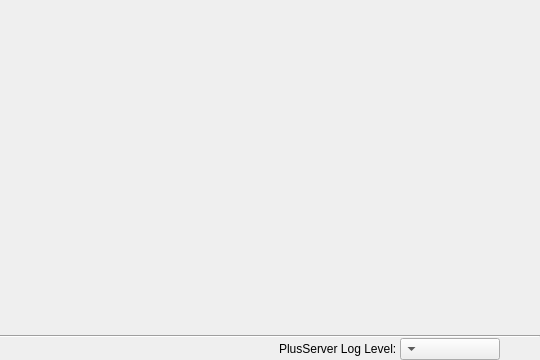
<?xml version="1.0" encoding="UTF-8"?>
<ui version="4.0">
 <class>PlusServerLauncherMainWindow</class>
 <widget class="QMainWindow" name="PlusServerLauncherMainWindow">
  <property name="geometry">
   <rect>
    <x>0</x>
    <y>0</y>
    <width>540</width>
    <height>360</height>
   </rect>
  </property>
  <property name="minimumSize">
   <size>
    <width>480</width>
    <height>320</height>
   </size>
  </property>
  <property name="maximumSize">
   <size>
    <width>1200</width>
    <height>800</height>
   </size>
  </property>
  <property name="windowTitle">
   <string>Plus Server Launcher</string>
  </property>
  <property name="windowIcon">
   <iconset resource="PlusServerLauncher.qrc">
    <normaloff>:/icons/Resources/icon_ConnectLarge.ico</normaloff>:/icons/Resources/icon_ConnectLarge.ico</iconset>
  </property>
  <widget class="QWidget" name="centralWidget">
   <property name="sizePolicy">
    <sizepolicy hsizetype="Expanding" vsizetype="Expanding">
     <horstretch>0</horstretch>
     <verstretch>0</verstretch>
    </sizepolicy>
   </property>
   <layout class="QVBoxLayout" name="centralLayout">
    <property name="spacing">
     <number>0</number>
    </property>
    <property name="margin">
     <number>0</number>
    </property>
    <item>
     <spacer name="compressingSpacer">
      <property name="orientation">
       <enum>Qt::Vertical</enum>
      </property>
      <property name="sizeHint" stdset="0">
       <size>
        <width>0</width>
        <height>40</height>
       </size>
      </property>
     </spacer>
    </item>
    <item>
     <widget class="Line" name="statusBarSeparator">
      <property name="orientation">
       <enum>Qt::Horizontal</enum>
      </property>
     </widget>
    </item>
    <item>
     <widget class="QFrame" name="statusBarFrame">
      <property name="maximumSize">
       <size>
        <width>1200</width>
        <height>30</height>
       </size>
      </property>
      <property name="layoutDirection">
       <enum>Qt::RightToLeft</enum>
      </property>
      <layout class="QHBoxLayout" name="statusBarLayout">
       <property name="spacing">
        <number>0</number>
       </property>
       <property name="margin">
        <number>0</number>
       </property>
       <item>
        <spacer name="horizontalSpacer_2">
         <property name="orientation">
          <enum>Qt::Horizontal</enum>
         </property>
         <property name="sizeType">
          <enum>QSizePolicy::Fixed</enum>
         </property>
         <property name="sizeHint" stdset="0">
          <size>
           <width>40</width>
           <height>0</height>
          </size>
         </property>
        </spacer>
       </item>
       <item>
        <widget class="QComboBox" name="comboBox_LogLevel">
         <property name="minimumSize">
          <size>
           <width>100</width>
           <height>0</height>
          </size>
         </property>
         <property name="maximumSize">
          <size>
           <width>1200</width>
           <height>30</height>
          </size>
         </property>
        </widget>
       </item>
       <item>
        <widget class="QLabel" name="label_LogLevel">
         <property name="maximumSize">
          <size>
           <width>400</width>
           <height>30</height>
          </size>
         </property>
         <property name="text">
          <string>PlusServer Log Level: </string>
         </property>
        </widget>
       </item>
       <item>
        <spacer name="horizontalSpacer">
         <property name="orientation">
          <enum>Qt::Horizontal</enum>
         </property>
         <property name="sizeHint" stdset="0">
          <size>
           <width>40</width>
           <height>20</height>
          </size>
         </property>
        </spacer>
       </item>
      </layout>
     </widget>
    </item>
   </layout>
  </widget>
 </widget>
 <layoutdefault spacing="6" margin="11"/>
 <resources>
  <include location="PlusServerLauncher.qrc"/>
 </resources>
 <connections/>
</ui>
